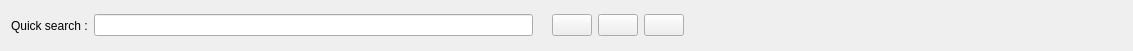
<?xml version="1.0" encoding="UTF-8"?>
<ui version="4.0">
 <class>NodeFBox</class>
 <widget class="QWidget" name="NodeFBox">
  <property name="geometry">
   <rect>
    <x>0</x>
    <y>0</y>
    <width>1133</width>
    <height>51</height>
   </rect>
  </property>
  <property name="windowTitle">
   <string>Form</string>
  </property>
  <layout class="QHBoxLayout" name="horizontalLayout">
   <item>
    <widget class="QLabel" name="label">
     <property name="text">
      <string>Quick search :</string>
     </property>
    </widget>
   </item>
   <item>
    <widget class="QLineEdit" name="searchClause"/>
   </item>
   <item>
    <widget class="QLabel" name="notIndexed">
     <property name="text">
      <string/>
     </property>
    </widget>
   </item>
   <item>
    <widget class="QPushButton" name="search">
     <property name="toolTip">
      <string>Search</string>
     </property>
     <property name="text">
      <string/>
     </property>
     <property name="icon">
      <iconset resource="gui.qrc">
       <normaloff>:/search_small.png</normaloff>:/search_small.png</iconset>
     </property>
    </widget>
   </item>
   <item>
    <widget class="QPushButton" name="advancedSearch">
     <property name="toolTip">
      <string>Advanced search</string>
     </property>
     <property name="text">
      <string/>
     </property>
     <property name="icon">
      <iconset resource="gui.qrc">
       <normaloff>:/search_advance.png</normaloff>:/search_advance.png</iconset>
     </property>
    </widget>
   </item>
   <item>
    <widget class="QPushButton" name="indexOpt">
     <property name="toolTip">
      <string>Index options</string>
     </property>
     <property name="text">
      <string/>
     </property>
     <property name="icon">
      <iconset resource="gui.qrc">
       <normaloff>:/db_opt.png</normaloff>:/db_opt.png</iconset>
     </property>
    </widget>
   </item>
   <item>
    <spacer name="horizontalSpacer">
     <property name="orientation">
      <enum>Qt::Horizontal</enum>
     </property>
     <property name="sizeHint" stdset="0">
      <size>
       <width>40</width>
       <height>20</height>
      </size>
     </property>
    </spacer>
   </item>
  </layout>
 </widget>
 <resources>
  <include location="gui.qrc"/>
 </resources>
 <connections/>
</ui>
